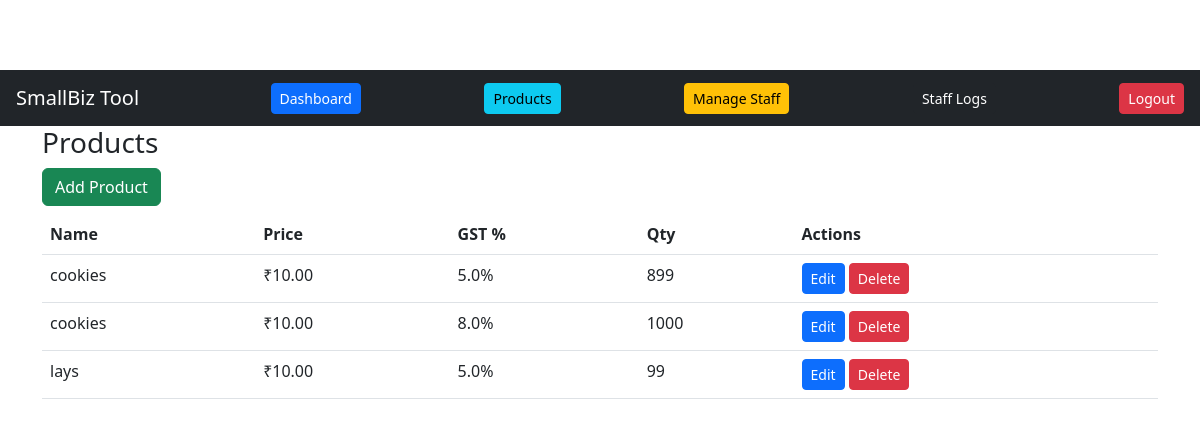
The page /products (signed in) on the database its author committed.
### app.py (models this page shows)
class Product(db.Model):
    id = db.Column(db.Integer, primary_key=True)
    user_id = db.Column(db.Integer, db.ForeignKey('user.id'))
    name = db.Column(db.String(120))
    price = db.Column(db.Float, default=0.0)
    quantity = db.Column(db.Integer, default=0)      # editable by staff (available qty)
    gst_percent = db.Column(db.Float, default=0.0)   # owner sets

### app.py (the view)
@app.route('/products', methods=['GET'])
@login_required
def products():
    q = request.args.get('q','')
    if q:
        products = Product.query.filter(Product.user_id==current_user.id, Product.name.ilike(f"%{q}%")).all()
    else:
        products = Product.query.filter_by(user_id=current_user.id).all()
    return render_template('products.html', products=products, q=q)

### app.py (called while the page is built)
@login_manager.user_loader
def load_user(user_id):
    return User.query.get(int(user_id))

### templates/products.html
{% extends "base.html" %}
{% block content %}
<h3>Products</h3>
{% if current_user.is_owner %}
  <a class="btn btn-success mb-2" href="{{ url_for('add_product') }}">Add Product</a>
{% endif %}
<table class="table">
  <thead><tr><th>Name</th><th>Price</th><th>GST %</th><th>Qty</th><th>Actions</th></tr></thead>
  <tbody>
    {% for p in products %}
    <tr>
      <td>{{ p.name }}</td>
      <td>₹{{ "%.2f"|format(p.price) }}</td>
      <td>{{ "%.1f"|format(p.gst_percent) }}%</td>
      <td>{{ p.quantity }}</td>
      <td>
        <a class="btn btn-sm btn-primary" href="{{ url_for('edit_product', id=p.id) }}">Edit</a>
        {% if current_user.is_owner %}
        <a class="btn btn-sm btn-danger" href="{{ url_for('delete_product', id=p.id) }}">Delete</a>
        {% endif %}
      </td>
    </tr>
    {% endfor %}
  </tbody>
</table>
{% endblock %}

### templates/base.html (style rules this page uses)
body { padding-top:70px; }

### rows shown on the page
Product: name "cookies", price "10.00", gst_percent "5.0", quantity "899"
Product: name "cookies", price "10.00", gst_percent "8.0", quantity "1000"
Product: name "lays", price "10.00", gst_percent "5.0", quantity "99"
